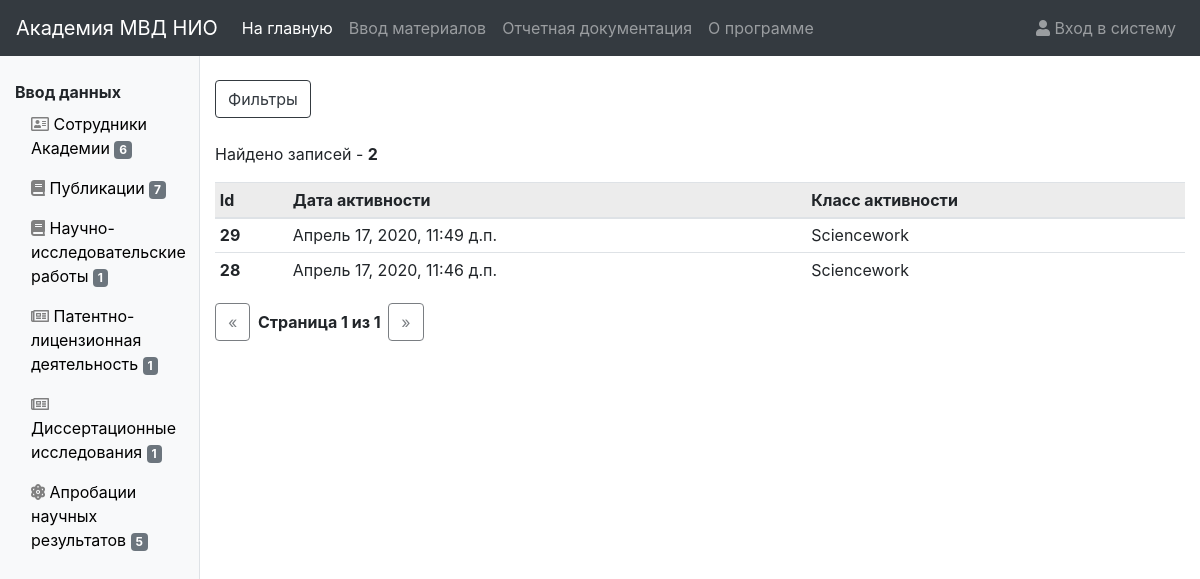
The page /dashboard/1/activity/ on the database as committed earlier.
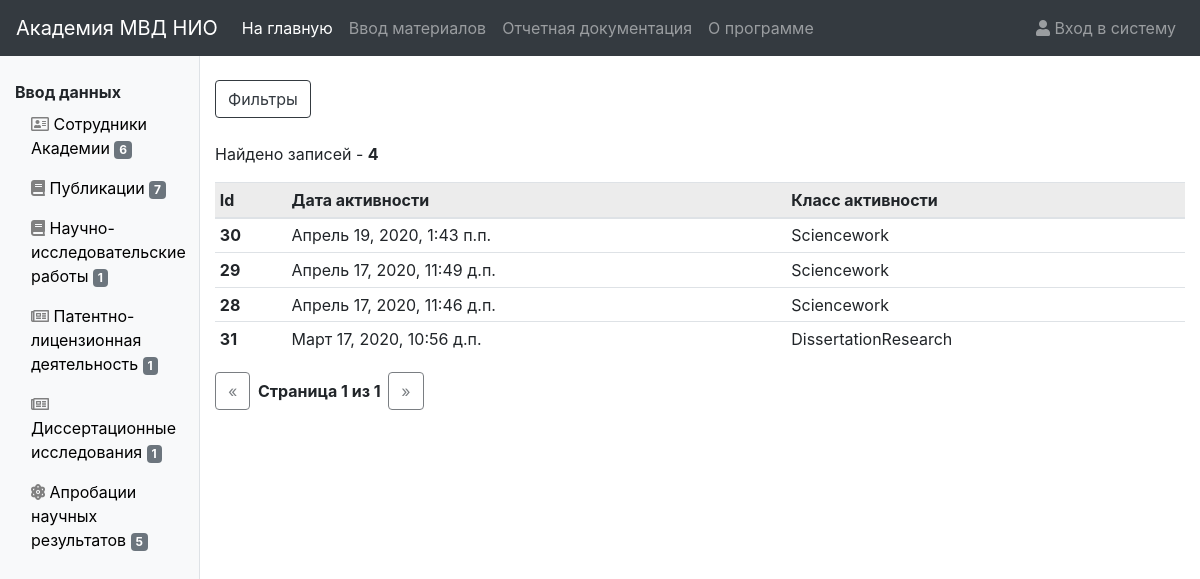
The same page on the database as committed later.
### dashboard/models.py (models this page shows, shortened)
class DashBoard(models.Model):
    user = models.ForeignKey(User, on_delete=models.CASCADE, null=True, verbose_name="Пользователь")
    activity_date = models.DateTimeField(null=True, verbose_name="Дата активности")
    activity_class = models.CharField(max_length=100, null=True, verbose_name="Класс")
    class Meta:
        ordering = ('-activity_date',)
        verbose_name = 'Активность'
        verbose_name_plural = 'Активности'

### dashboard/views.py (the view)
# urls.py: path('<user_id>/activity/', views.dashboard_item, name='item'),
def dashboard_item(request, user_id):
    user = get_object_or_404(User, pk=user_id)
    f = DashBoardItemFilter(request.GET, queryset=DashBoard.objects.filter(user_id=user.id))
    paginator = Paginator(f.qs, 50)
    page = request.GET.get('page')
    works = paginator.get_page(page)
    return render(request, 'dashboard/dashboard_item.html', {'list': works,
                                                             'filter': f,
                                                             'user_id': user_id
                                                             })

### context_processors/side_panel_context.py (called while the page is built)
def counts(request):
    return {'author_count': Author.objects.all().count(),
            'sciencework_count': Sciencework.objects.all().count(),
            'nir_count': NIR.objects.all().count(),
            'pld_count': PLD.objects.all().count(),
            'dissertation_count': DissertationResearch.objects.all().count(),
            'anr_count': ANR.objects.all().count(),
            }

### dashboard/templates/dashboard/dashboard_item.html (shortened to what this page needs)
{% extends "base_list.html" %}
{% load url_replace %}
{% load static %}
{% block list %}
    <table class="table table-sm">
        <thead class="table-active">
        <tr>
            <th>Id</th>
            <th>Дата активности</th>
            <th>Класс активности</th>
        </tr>
        </thead>
        <tbody>
        {% for dashboard in list %}
            <tr>
                <th>{{ dashboard.id }}</th>
                <td>{{ dashboard.activity_date }}</td>
                <td>{{ dashboard.activity_class }}</td>
            </tr>
        {% endfor %}
        </tbody>
    </table>
{% endblock %}

Rows that differ between the two databases and show on the page:
added DashBoard: id "30", activity_date "Апрель 19, 2020, 1:43 п.п.", activity_class "Sciencework"
added DashBoard: id "31", activity_date "Март 17, 2020, 10:56 д.п.", activity_class "DissertationResearch"
Other text that changed with them:
{{ filter.qs|length }}: "2" → "4"
